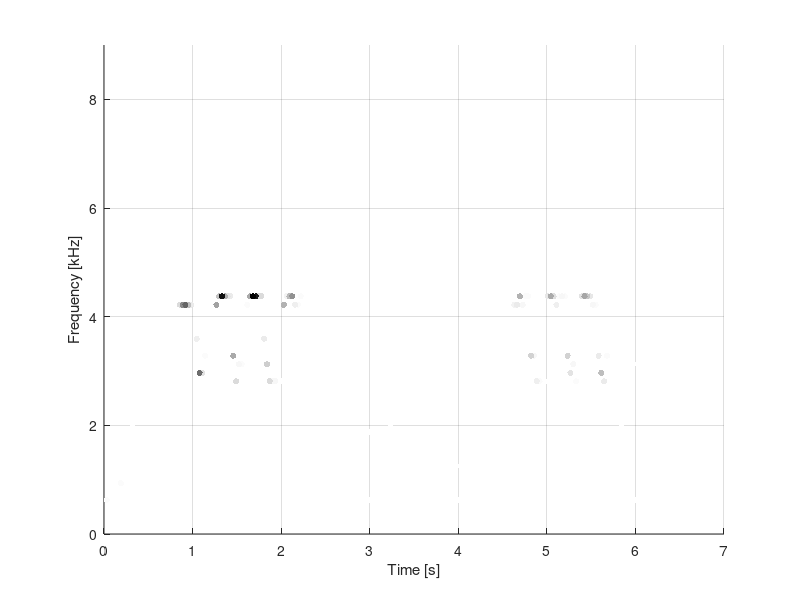

The MATLAB source for this figure: (Note: this script raises an error after producing the figure.)
close all;

great_tit = [625 625 625 781 625 937 937 1406 781 2031 3281 3281 625 3437 3125 2968 2812 2812 937 3593 7656 3593 4062 937 3906 781 4218 4218 4218 4218 4218 4218 3593 2968 2968 3281 2812 3125 2968 4218 4375 4375 4375 4375 4375 3281 2812 3125 3125 2812 4218 4375 4375 4375 4375 4375 3593 3125 2812 2812 2812 2812 2812 4218 4375 4375 4375 4218 4218 4375 4218 937 781 4375 7500 1875 625 1562 7656 937 1093 625 1250 1093 625 625 7500 781 7656 625 7656 1250 781 1875 625 6250 781 937 937 781 6250 2031 7656 7656 625 781 7656 625 1093 625 625 937 1875 937 937 7656 781 625 781 7656 7656 937 1875 7656 781 625 1250 625 7656 625 937 625 781 625 781 937 7656 1093 625 937 937 3750 937 7656 781 4218 4218 4375 4218 4375 4375 3281 3281 2812 2812 2812 2812 4375 4375 4375 4218 4375 4375 4375 3281 2968 3125 2812 937 4375 4375 4375 4375 4218 4218 3281 2968 2812 3281 2812 2968 2812 4375 2031 2968 3437 3281 1093 625 3125 625 937 937 7656 625 781 1093 781 3437 7656 
1586 494 427 628 944 1843 882 327 335 313 470 405 757 463 899 873 437 563 450 280 259 559 330 344 237 498 8327 24952 32364 13677 4541 546 3953 30314 6461 1466 854 705 514 19951 13212 49445 17530 6283 4706 17800 7866 2659 1194 608 1354 18160 53599 48352 8299 8065 4677 10982 8278 1974 2369 785 448 16101 2872 14471 22884 3807 1327 1761 401 397 323 300 241 439 316 261 271 299 373 366 414 317 378 773 272 290 271 475 319 268 363 349 255 368 316 518 259 439 659 240 298 292 244 445 197 709 256 384 647 404 266 325 253 286 435 261 372 329 279 273 399 293 551 326 239 402 272 438 232 379 235 381 527 428 270 297 532 325 247 223 363 269 350 2749 4781 16113 2418 1161 1036 9511 2412 4027 1351 525 328 5245 18037 7621 3722 1051 2505 1155 10126 6139 2327 1122 430 6559 19120 12688 5471 2098 1394 4962 14286 5143 1669 634 511 445 424 339 360 268 316 331 450 348 462 668 363 244 342 481 562 436 307 301 
];
t = (1:size(great_tit,2)) * 0.031725;
figure;
scatter3(t,great_tit(1,:)/1e3,great_tit(2,:), 20, great_tit(2,:), 'filled');
xlabel('Time [s]');
ylabel('Frequency [kHz]');
ylim([0 9]);
c = gray;
c = flipud(c);
colormap(c);
shading interp;
view(2);
matlab2tikz('peak_frequency.tex');